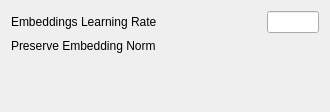
<?xml version="1.0" encoding="UTF-8"?>
<ui version="4.0">
 <class>Form</class>
 <widget class="QWidget" name="Form">
  <property name="geometry">
   <rect>
    <x>0</x>
    <y>0</y>
    <width>330</width>
    <height>112</height>
   </rect>
  </property>
  <property name="windowTitle">
   <string>Form</string>
  </property>
  <layout class="QVBoxLayout" name="verticalLayout">
   <item>
    <layout class="QHBoxLayout" name="horizontalLayout">
     <item>
      <widget class="QLabel" name="EmbeddingsLRLabel">
       <property name="minimumSize">
        <size>
         <width>250</width>
         <height>0</height>
        </size>
       </property>
       <property name="text">
        <string>Embeddings Learning Rate</string>
       </property>
      </widget>
     </item>
     <item>
      <widget class="QLineEdit" name="EmbeddingsLR"/>
     </item>
    </layout>
   </item>
   <item>
    <layout class="QHBoxLayout" name="horizontalLayout_2">
     <item>
      <widget class="QLabel" name="PreserveNormLabel">
       <property name="minimumSize">
        <size>
         <width>250</width>
         <height>0</height>
        </size>
       </property>
       <property name="text">
        <string>Preserve Embedding Norm</string>
       </property>
      </widget>
     </item>
     <item>
      <widget class="PlCheckBox" name="PreserveNormCheck">
       <property name="toolTip">
        <string>Custom checkbox with styling</string>
       </property>
      </widget>
     </item>
    </layout>
   </item>
   <item>
    <spacer name="verticalSpacer">
     <property name="orientation">
      <enum>Qt::Orientation::Vertical</enum>
     </property>
     <property name="sizeHint" stdset="0">
      <size>
       <width>20</width>
       <height>20</height>
      </size>
     </property>
    </spacer>
   </item>
  </layout>
 </widget>
 <customwidgets>
  <customwidget>
   <class>PlCheckBox</class>
   <extends>QWidget</extends>
   <header>plwidgets.PlWidgets</header>
  </customwidget>
 </customwidgets>
 <resources/>
 <connections/>
</ui>
